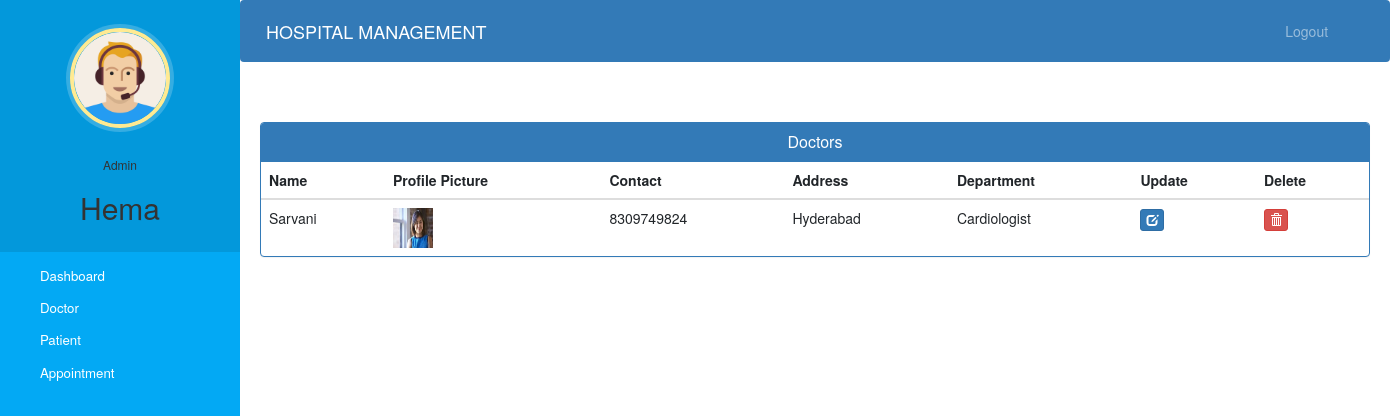
The app's page /admin-view-doctor (signed in) with its own data.
### hospital/models.py (models this page shows, shortened)
class Doctor(models.Model):
    user=models.OneToOneField(User,on_delete=models.CASCADE)
    profile_pic= models.ImageField(upload_to='profile_pic/DoctorProfilePic/',null=True,blank=True)
    address = models.CharField(max_length=40)
    mobile = models.CharField(max_length=20,null=True)
    department= models.CharField(max_length=50,choices=departments,default='Cardiologist')
    status=models.BooleanField(default=False)
    @property
    def get_name(self):
        return self.user.first_name+" "+self.user.last_name

### hospital/views.py (the view)
# urls.py: path('admin-view-doctor', views.admin_view_doctor_view,name='admin-view-doctor'),
@login_required(login_url='adminlogin')
@user_passes_test(is_admin)
def admin_view_doctor_view(request):
    doctors=models.Doctor.objects.all().filter(status=True)
    return render(request,'hospital/admin_view_doctor.html',{'doctors':doctors})

### hospital/views.py (called while the page is built)
def is_admin(user):
    return user.groups.filter(name='ADMIN').exists()

### templates/hospital/admin_view_doctor.html (shortened to what this page needs)
{% extends 'hospital/admin_base.html' %}
{% block content %}
{%load static%}
<head>
  <link href="//netdna.bootstrapcdn.com/bootstrap/3.0.0/css/bootstrap.min.css" rel="stylesheet" id="bootstrap-css">
</head>
<div class="container">
  <div class="panel panel-primary">
    <div class="panel-heading">
      <h6 class="panel-title">Doctors</h6>
    </div>
    <table class="table table-hover" id="dev-table">
      <thead>
        <tr>
          <th>Name</th>
          <th>Profile Picture</th>
          <th>Contact</th>
          <th>Address</th>
          <th>Department</th>
          <th>Update</th>
          <th>Delete</th>
        </tr>
      </thead>
      {% for d in doctors %}
      <tr>
        <td> {{d.get_name}}</td>
        <td> <img src="{% static d.profile_pic.url %}" alt="Profile Pic" height="40px" width="40px" /></td>
        <td>{{d.mobile}}</td>
        <td>{{d.address}}</td>
        <td>{{d.department}}</td>
        <td><a class="btn btn-primary btn-xs" href="{% url 'update-doctor' d.id  %}"><span class="glyphicon glyphicon-edit"></span></a></td>
        <td><a class="btn btn-danger btn-xs" href="{% url 'delete-doctor-from-hospital' d.id  %}"><span class="glyphicon glyphicon-trash"></span></a></td>
      </tr>
      {% endfor %}
    </table>
  </div>
</div>
{% endblock content %}

### templates/hospital/admin_base.html (shortened to what this page needs)
<!DOCTYPE html>
{% load static %}
<html lang="en">
<head>
  <link rel="stylesheet" href="https://stackpath.bootstrapcdn.com/bootstrap/4.3.1/css/bootstrap.min.css">
  <link rel="stylesheet" href="https://maxcdn.bootstrapcdn.com/font-awesome/4.7.0/css/font-awesome.min.css">
  <link rel="stylesheet" href="{% static '/style.css' %}">
</head>
<body>
  <nav class="menu" tabindex="0">
    <header class="avatar">
      <img src="{% static "images/adminpropic.png" %}" />
      <br><br>
      <h6>Admin</h6>
      <h2>{{request.user.first_name}}</h2>
    </header>
    <ul>
      <li tabindex="0" class="icon-dashboard"> <a style="color:white; text-decoration:none;" href="/admin-dashboard"><span>Dashboard</span></a> </li>
      <li tabindex="0" class="icon-customers"> <a style="color:white; text-decoration:none;" href="/admin-doctor"><span>Doctor</span></a></li>
      <li tabindex="0" class="icon-users"> <a style="color:white; text-decoration:none;" href="/admin-patient"><span>Patient</span></a></li>
      <li tabindex="0" class="icon-calendar"> <a style="color:white; text-decoration:none;" href="/admin-appointment"><span>Appointment</span></a></li>
    </ul>
  </nav>
  <main>
    <div class="bs-example">
      <nav class="navbar navbar-expand-md  navbar-dark fixed-top" style="background:#337AB7;">
        <a href="/admin-dashboard" class="navbar-brand">HOSPITAL MANAGEMENT</a>
        <div class="collapse navbar-collapse justify-content-between" id="navbarCollapse">
          <div class="navbar-nav" style=" margin-left: 90%;">
            <a href="{% url 'admin-logout' %}" class="nav-item nav-link">Logout</a>
          </div>
        </div>
      </nav>
    </div>
    <br><br>
    {% block content %}
    {% endblock content %}
    <br><br><br><br>
  </main>
</body>
</html>

### static/style.css (style rules this page uses)
body { padding-left: 240px; }
main { position: relative; height: 100vh; }
.menu { background: #5bc995; height: 100vh; width: 240px; position: fixed; top: 0px; left: 0; z-index: 5; outline: none; }
.menu .avatar { background: rgba(0, 0, 0, 0.1); padding: 2em 0.5em; text-align: center; }
.menu .avatar img { width: 100px; border-radius: 50%; overflow: hidden; border: 4px solid #ffea92; box-shadow: 0 0 0 4px rgba(255, 255, 255, 0.2); }
.menu .avatar h2 { font-weight: normal; margin-bottom: 0; }
.menu ul { list-style: none; padding: 0.5em 0; margin: 0; }
.menu ul li { padding: 0.5em 1em 0.5em 3em; font-size: 0.95em; font-weight: regular; background-repeat: no-repeat; background-position: left 15px center; background-size: auto 20px; transition: all 0.15s linear; cursor: pointer; }
.menu ul li.icon-dashboard { background-image: url("http://www.entypo.com/images//gauge.svg"); }
.menu ul li.icon-customers { background-image: url("http://www.entypo.com/images//briefcase.svg"); }
.menu ul li.icon-users { background-image: url("http://www.entypo.com/images//users.svg"); }
.menu ul li.icon-calendar { background-image: url("http://www.entypo.com/images//calendar.svg"); }

### templates/hospital/admin_base.html (style rules this page uses)
a:link { text-decoration: none; }
a { color: white; }
body { padding-left: 240px; }
main { position: relative; height: 100vh; }
.menu { background: #03a9f4; height: 100vh; width: 240px; position: fixed; top: 0px; left: 0; z-index: 5; outline: none; }
.menu .avatar { background: rgba(0, 0, 0, 0.1); padding: 2em 0.5em; text-align: center; }
.menu .avatar img { width: 100px; border-radius: 50%; overflow: hidden; border: 4px solid #ffea92; box-shadow: 0 0 0 4px rgba(255, 255, 255, 0.2); }
.menu .avatar h2 { font-weight: normal; margin-bottom: 0; }
.menu ul { list-style: none; padding: 0.5em 0; margin: 0; }
.menu ul li { padding: 0.5em 1em 0.5em 3em; font-size: 0.95em; font-weight: regular; background-repeat: no-repeat; background-position: left 15px center; background-size: auto 20px; transition: all 0.15s linear; cursor: pointer; }
.menu ul li.icon-dashboard { background-image: url("http://www.entypo.com/images//gauge.svg"); }
.menu ul li.icon-customers { background-image: url("http://www.entypo.com/images//briefcase.svg"); }
.menu ul li.icon-users { background-image: url("http://www.entypo.com/images//users.svg"); }
.menu ul li.icon-calendar { background-image: url("http://www.entypo.com/images//calendar.svg"); }

### templates/hospital/admin_view_doctor.html (style rules this page uses)
a:link { text-decoration: none; }
h6 { text-align: center; }

### records on screen
Doctor: get_name "Sarvani", profile_pic (picture), mobile "8309749824", address "Hyderabad", department "Cardiologist"

### other values on screen
{{ request.user.first_name }} "Hema"
